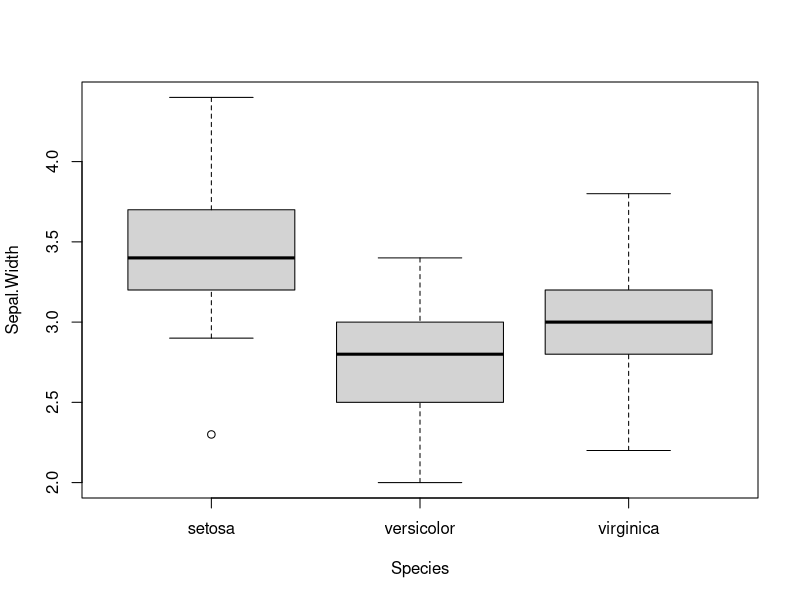

This figure's R source:
## ---- chunk 1
boxplot(Sepal.Width ~ Species, data=iris)
